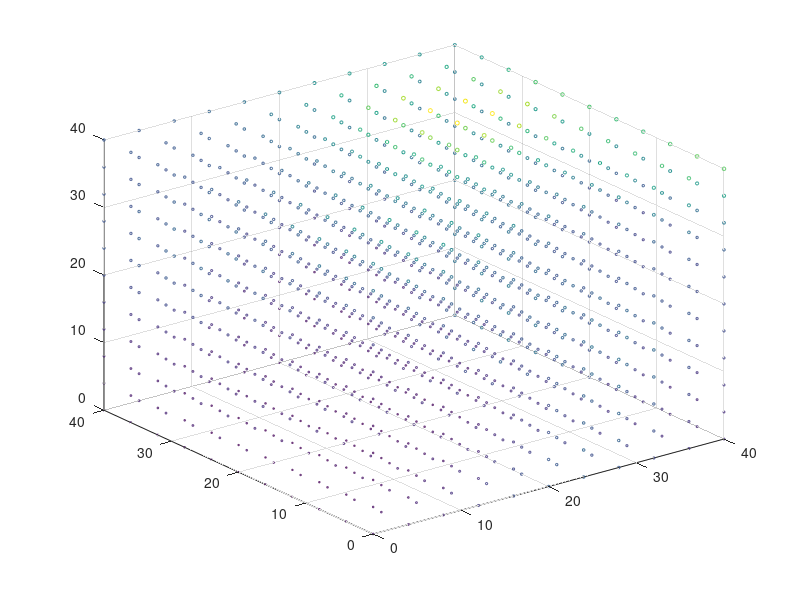

MATLAB code for this plot: (Note: this script raises an error after producing the figure.)
function [] = picard3dAxbForm2_Test()
% picard3dAxbForm2 Test function
% The function focus on fix Dirichlet BC.
%
% Input parameters:
%
% Output parameters:
%
% Examples:
%
% See also: 
% Author:   Wei Xing
% History:  31/05/2017  file created
%           25/07/2017  Document and modification
% 
% Log:
% Version1.0 -the process need further vectorizition and parellel to speed
%             up and save memory.
%            -The way boundary condition are stored and indicated need
%            improvements.
%            -the way coordinate are defined as z,x,y NOT conventional x,y,z (because z
%            is more of interest for Richard's equation) Thus conventional 
%            plotting becomes difficult.

%% Setup
% Spatial setup
% Spatial setup
lengthZ=40;
deltaZ=4;
nZ=lengthZ/deltaZ+1;

lengthX=40;
deltaX=4;
nX=lengthX/deltaX+1;

lengthY=40;
deltaY=4;
nY=lengthY/deltaY+1;

% Temporal setup
lengthT=100;
deltaT=1;
nTime=lengthT/deltaT;

% Iteration solver setup
nMaxIteration=50;
maxIteError=1;

[Z,X,Y] = ndgrid(0:deltaZ:lengthZ,0:deltaX:lengthX,0:deltaY:lengthY);


%% Define Boundary conditions
% Option 1       
% Make nodeIndex matrix. It indicate the sequence nodes are accessed and the type of node.  
%     nodeIndex=zeros(nZ,nX);
%     nodeIndex(2:end-1,2:end-1)=reshape(uint32(1:(nZ-2)*(nX-2)), (nZ-2), (nX-2));    
% 
%     nodeInFieldIndex=find(nodeIndex);
% 
%     %%% 
%     %initial state
%     H_init=zeros(nZ,nX);
%     H_init(2:end-1,2:end-1)=-61.5;
% 
%     %BC
%     % bcLeft=ones(nNodeZ,1)*-20.7;
%     % bcRight=ones(nNodeZ,1)*-61.5;
%     % bcTop=ones(nNodeX,1)*-20.7;
%     % bcBottom=ones(nNodeX,1)*-61.5;
% 
% 
%         % A more interesting setup
%         bcLeft=ones(nZ,1)*-20.7;
%         bcRight=ones(nZ,1)*-20.7;
%         bcTop=ones(nX,1)*-20.7;
%         bcBottom=ones(nX,1)*-24.7;
% 
% 
%     H_init(1,1:end)=bcTop;
%     H_init(end,1:end)=bcBottom;
% 
%     H_init(1:end,1)=bcLeft;
%     H_init(1:end,end)=bcRight;

% Option 2 Neumann BC on sides and Dirichlet conditions on Top and bottom
    nodeIndex=zeros(nZ,nX,nY);
    nodeIndex(2:end-1,1:end,1:end)=reshape(uint32(1:(nZ-2)*nX*nY), (nZ-2),nX,nY);  
    
    nodeInFieldIndex=find(nodeIndex);

    nodeIndex(:,:,1)=-nodeIndex(:,:,1);
    nodeIndex(:,:,end)=-nodeIndex(:,:,end);
    
    nodeIndex(:,1,2:end-1)=-nodeIndex(:,1,2:end-1);
    nodeIndex(:,end,2:end-1)=-nodeIndex(:,end,2:end-1);
    
    
%% Define initial condition
    H_init=ones(nZ,nX,nY)*-61.5;
    H_init(1,:,:)=ones(nX,nY)*-20.7;
    H_init(end,:,:)=ones(nX,nY)*-61.5;
    
%% Define for C and K non-linear function
theata_s=0.287;
theata_r=0.075;
alpha=1.611e6;
beta=3.96;

rho=1.175e6;
r=4.74;
% kFromhKs @(h) Ks.*rho./(rho+abs(h).^r);
% K = @(h) Ks.*rho./(rho+abs(h).^r);
K = @(h,Ks) Ks.*rho./(rho+abs(h).^r);

theata    = @(h)  alpha.*(theata_s-theata_r)/(alpha+abs(h).^beta)+theata_r;
theataDif = @(h) -alpha.*(theata_s-theata_r).*-1.*(alpha+abs(h).^beta).^(-2).*abs(h).^(beta-1);


%% Define Permeability field input 
scale=0.05;        % overall magnitude of the permeability field. decide the changing speed.
lengthScale=100;      %larger number means less stochastic (more correlation as one zooms in the 
                    %field) field. Thus gives smoother result.
nKl=50;             %number of KL baisi/cofficients

[nAllNode,nDimension]=size([Z(:),X(:),Y(:)]);
% nKl=nAllNode;

%calculate distance matrix
distance = pdist([Z(:),X(:),Y(:)]);
distanceMatrix = squareform(distance);

%calculate covariance matrix
covMatrix=exp(-distanceMatrix./lengthScale);    

% KL decomposition on covariance matrix via SVD/eigen decomposition
[klBasis,klEigenValue,~] = svds(covMatrix,nKl); 


% Generate independent normal samples 
seed=100;
rng(seed);
sample= randn(nKl,1);

%make multivariate Gaussian distributions with samples. zero mean.
%Covariance specified though KL basis.
% Ks=klBasis*sqrt(klEigenValue)*sample;
% Ks=reshape(Ks,nY,nX);
% a log (multi) normal permeability field
% Ks=exp(Ks);

Ks =exp(klBasis*sqrt(klEigenValue)*sample).*scale;

Ks=reshape(Ks,nZ,nX,nY);

%Plot 
bubbleScale=100;
scatter3(X(:),Y(:),Z(:),Ks(:)*bubbleScale,Ks(:)*bubbleScale)


%         %Homogenous Ks
%         muY=0.0094; 
%         Ks=repmat(muY,nZ,nX,nY); 

%% Initilize mesh 
mesh.deltaZ=deltaZ;
mesh.nZ=nZ;
mesh.deltaX=deltaX;
mesh.nX=nX;
mesh.deltaY=deltaY;
mesh.nY=nY;

mesh.nodeIndex=nodeIndex;
mesh.nNode=length(nodeIndex(nodeIndex~=0));

mesh.H=H_init;      %impose initial condition.

%% MAIN
% nNode=length(nodeIndex(nodeIndex~=0));
% H=H_init;       %impose initial condition.
h=waitbar(0,'On progress');
tic
for t=1:nTime
    H_PreviousTime= mesh.H;
    for k=1:nMaxIteration       
        H0=mesh.H;
        
        %update mesh value 
        mesh.C=theataDif(mesh.H);
        mesh.K=K(mesh.H,Ks);
        
%         [A,B] = PicardFdm(H_PreviousTime);
        [A,B]=picard3dAxbForm2(mesh,H_PreviousTime,deltaT);

        hFree=A\(-B);
                
%         H(find(nodeIndex))=hFree;       %pay extra attention to ordering
        mesh.H(nodeInFieldIndex)=hFree; 
%         mesh.H=H;
        
        sseIte=sum((mesh.H(:)-H0(:)).^2);
        if sqrt(sseIte)<maxIteError 
            break 
        end
        
    end
    
    hRecord(:,:,:,t)=mesh.H;
    waitbar(t/nTime)
end
toc
close(h)

%% Plotting 
% H=mesh.H;

% figure(1)
% scatter3(X(:),Y(:),Z(:),Ks(:)*10000,Ks(:)*10000)

% end time pressure
figure(2)
scatter3(X(:),Y(:),Z(:),abs(mesh.H(:)),abs(mesh.H(:)))
title('end time pressure')

% figure(5)
% p = patch(isosurface(H,-60));
% isonormals(H,p)
% p.FaceColor = 'red';
% p.EdgeColor = 'none';
% daspect([1 1 1])
% view(3); 
% axis([nX,nY,nZ ])

% preasure head front surface propogation
figure(3)
for t=1:nTime
    clf
    Ht=abs(hRecord(:,:,:,t));
    p=patch(isosurface(Ht,40));
    p.FaceColor = 'red';
    p.EdgeColor = 'none';
    
    p=patch(isosurface(Ht,50));
    p.FaceColor = 'yellow';
    p.EdgeColor = 'none';  

    p=patch(isosurface(Ht,60));
    p.FaceColor = 'blue';
    p.EdgeColor = 'none';  
    
    view(-60,40)
    title(sprintf('pressure front propogation. t=%i',t))
    axis([1,nX,1,nY,1,nZ])
    
    camlight 
    lighting gouraud

    
    drawnow
    frame(t)=getframe;
end

xslice = [nX]; 
yslice = [nY]; 
zslice = [0:nZ/2:nZ];
figure(3)
slice(mesh.H,nX,1:5:nZ,1)


% preasure head propogation in square volume
figure(4)
for t=1:nTime
%     surf(X(:,:,sliceY),Z(:,:,sliceY),TheataRecord(:,:,sliceY,t))
%     shading interp;
%     slice(TheataRecord(:,:,:,t),nX,nY,0:nZ/4:nZ)
    slice(hRecord(:,:,:,t),nX-3,1:5:nZ,1)
    view(-60,40)
    title(sprintf('pressure. t=%i',t))
    drawnow
    frame(t)=getframe;
end

% preasure head propogation in sphere volume
figure(5)
for t=1:4:nTime
    hVector=(hRecord(:,:,:,t)+100)*20;    
%     scatter3(X(:),Y(:),Z(:),(hVector(:)),(Ks(:)*10000),'fill')
    scatter3(X(:),Y(:),Z(:),(hVector(:)),(hVector(:)),'fill')
%     shading interp;
    title(sprintf('pressure. t=%i',t))
    drawnow
    frame(t)=getframe;
    
end




